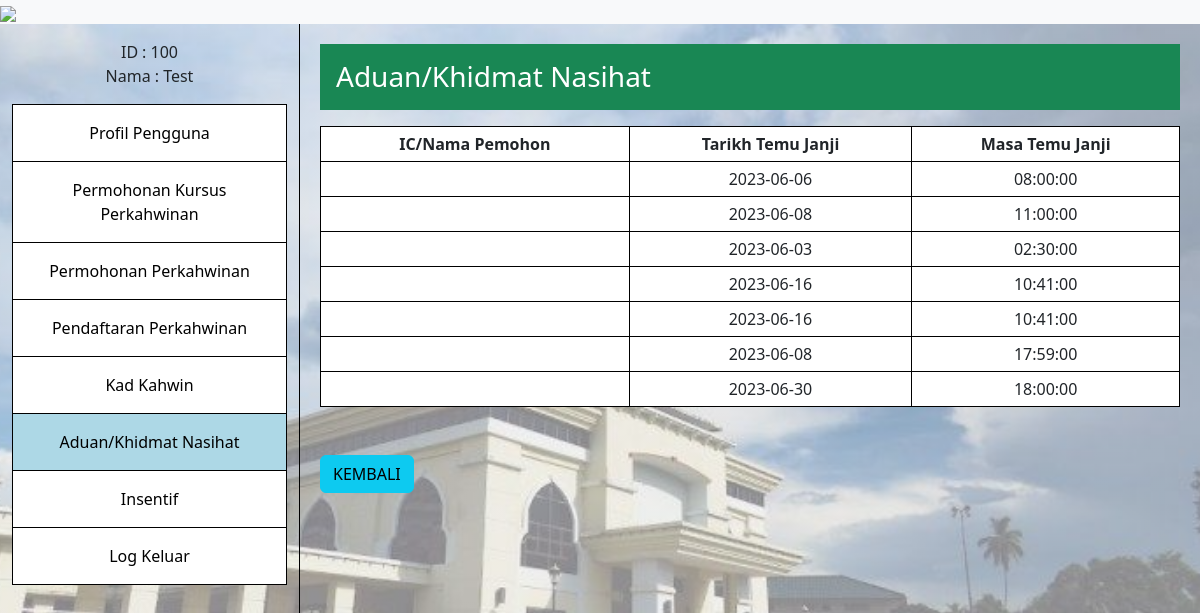
The page /App/ManageConsultation/scheduleInterface.php (signed in) on the database its author committed.
### tables this page shows
CREATE TABLE `consultation` (
  `consultation_ID` int(11) NOT NULL,
  `consultation_session_no` int(11) NOT NULL,
  `consultation_additional` varchar(10) NOT NULL,
  `consultation_date` date NOT NULL,
  `consultation_time` time NOT NULL
);

### BusinessServices/controllers/ManageConsultationController/consultationController.php (called while the page is built, shortened)
<?php
class consultationController extends consultation
{
    public function getDataConsultation()
    {
        try {
            $connection = $this->getConnection();
            $query = "SELECT consultation_ID, consultation_date, consultation_time FROM consultation";
            $result = mysqli_query($connection, $query);
            $consultationData = mysqli_fetch_all($result, MYSQLI_ASSOC);
            return $consultationData;
        } catch (Exception $e) {
            echo "Error: " . $e->getMessage();
            return null;
        }
    }
}

### App/ManageConsultation/scheduleInterface.php (the view, shortened to what this page needs)
<!DOCTYPE html>
<html lang="en">
<head>
    <link rel="stylesheet" href="https://cdn.jsdelivr.net/npm/bootstrap@5.3.0/dist/css/bootstrap.min.css">
    <link rel="stylesheet" href="https://cdnjs.cloudflare.com/ajax/libs/font-awesome/5.15.4/css/all.min.css">
    <link rel="stylesheet" href="../../../ezkahwin/public/css/styles.css">
</head>
<body>
    <?php
    require_once 'C:\xampp\htdocs\ezkahwin\BusinessServices\controllers\ManageConsultationController\consultationController.php';
    $consultationController = new consultationController();
    $consultationData = $consultationController->getDataConsultation();
    ?>
    <?php include "../Component/header.php"; ?>
    <div class="container-fluid">
        <div class="row">
            <?php
            include "../Component/sidebarStaff.php";
            ?>
            <div class="col-md-9 content">
                <div class="content-title bg-success text-white p-3">
                    <h1 class="h3 m-0">Aduan/Khidmat Nasihat</h1>
                </div>
                <div class="contentBox mt-3">
                    <div class="desc">
                        <?php
                        if (!empty($consultationData)) {
                            echo "<table style='border: 1px solid black; border-collapse: collapse; width: 100%; background-color: white;'>";
                            echo "<tr>";
                            echo "<th style='border: 1px solid black; padding: 5px; text-align: center;'>IC/Nama Pemohon</th>";
                            echo "<th style='border: 1px solid black; padding: 5px; text-align: center;'>Tarikh Temu Janji</th>";
                            echo "<th style='border: 1px solid black; padding: 5px; text-align: center;'>Masa Temu Janji</th>";
                            echo "</tr>";
                            foreach ($consultationData as $consultation) {
                                $consultation_date = $consultation['consultation_date'];
                                $consultation_time = $consultation['consultation_time'];
                                echo "<tr>";
                                echo "<td style='border: 1px solid black; padding: 5px; text-align: center;'></td>";
                                echo "<td style='border: 1px solid black; padding: 5px; text-align: center;'>$consultation_date</td>";
                                echo "<td style='border: 1px solid black; padding: 5px; text-align: center;'>$consultation_time</td>";
                                echo "</tr>";
                            }
                            echo "</table>";
                            echo "<br><br>";
                        } else {
                            echo "No consultation found.";
                        }
                        ?>
                        <div class="d-flex flex-row bd-highlight mb-3">
                            <button type="submit" class="btn btn-info" onclick="window.location.href='listOfApplication.php'">KEMBALI</button>
                        </div>
                    </div>
                </div>
            </div>
        </div>
    </div>
</body>
</html>

### public/css/styles.css (style rules this page uses)
body { background: linear-gradient(rgba(255, 255, 255, 0.5), rgba(255, 255, 255, 0.5)), url("../Images/background.jpg"); background-size: cover; background-repeat: no-repeat; background-position: center; }
.content { padding: 20px; background-color: transparent; }
.content-title { background-color: blue; color: white; padding: 10px; }

### rows shown on the page
consultation: consultation_date "2023-06-06", consultation_time "08:00:00"
consultation: consultation_date "2023-06-08", consultation_time "11:00:00"
consultation: consultation_date "2023-06-03", consultation_time "02:30:00"
consultation: consultation_date "2023-06-16", consultation_time "10:41:00"
consultation: consultation_date "2023-06-16", consultation_time "10:41:00"
consultation: consultation_date "2023-06-08", consultation_time "17:59:00"
consultation: consultation_date "2023-06-30", consultation_time "18:00:00"

### other values the page prints
$icnum "100"
$name "Test"
